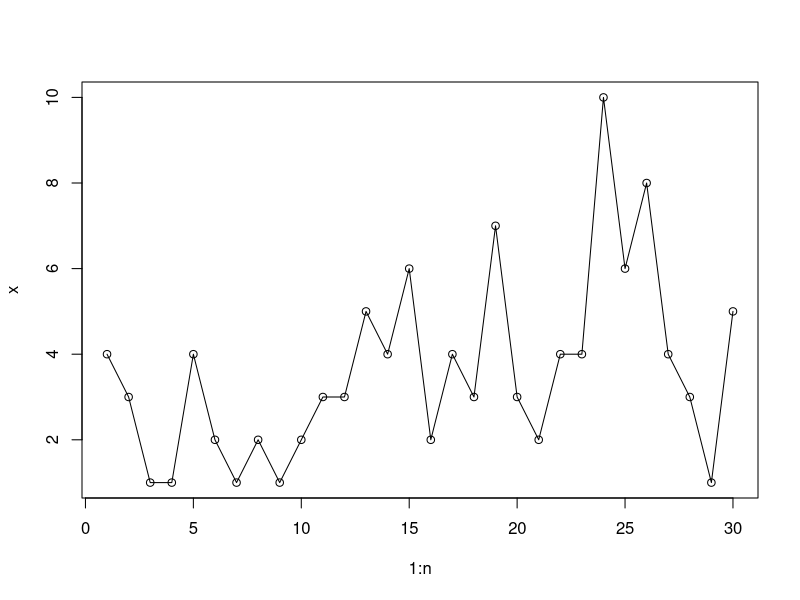
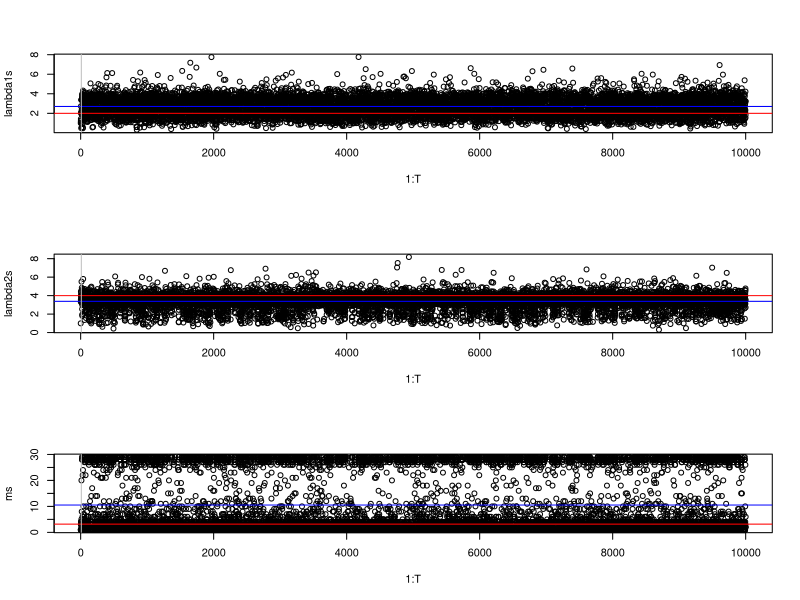
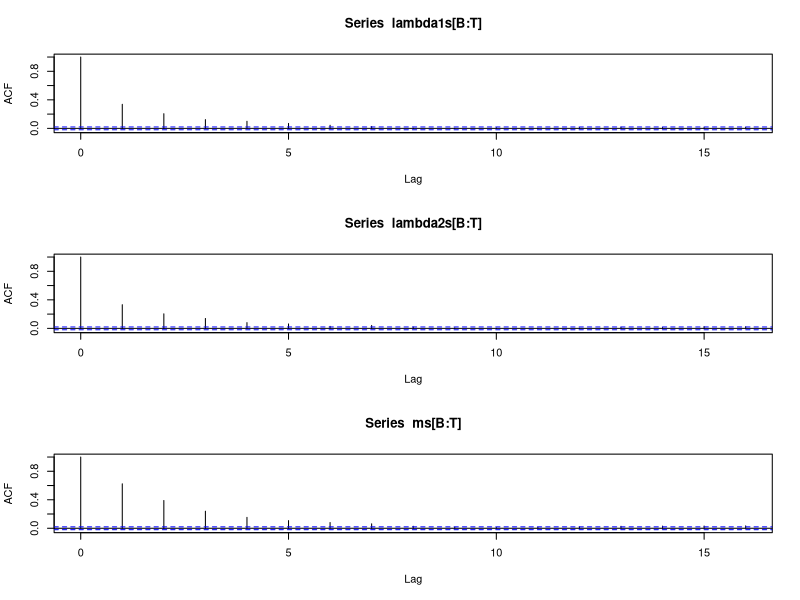
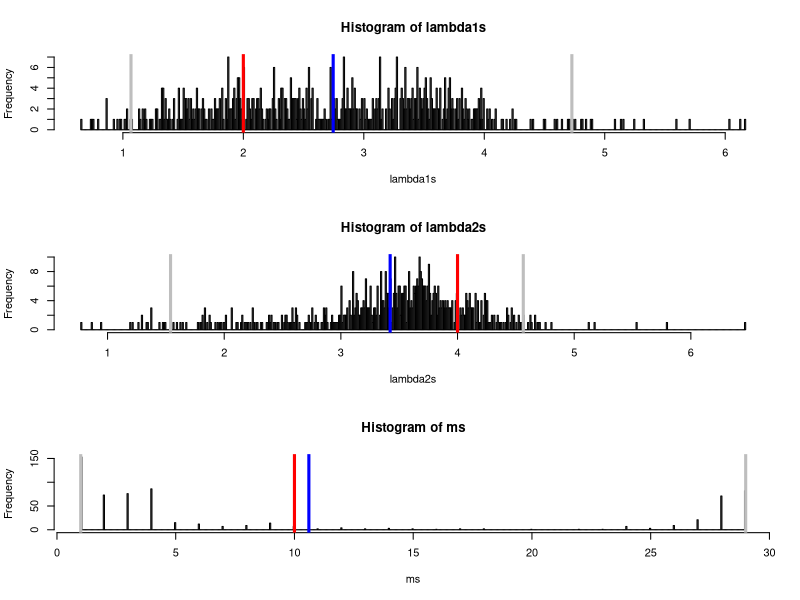

The R source for these figures, in order:
n = 30

true_lambda_1 = 2
true_lambda_2 = 4
true_m = 10


x = rpois(true_m, true_lambda_1)
x = c(x, rpois(n - true_m, true_lambda_2))

plot(1 : n, x, type = "o")

## hyperparams
alpha = 1
beta = 1

#chains
T = 10000
lambda1s = array(NA, T)
lambda2s = array(NA, T)
ms = array(NA, T)
#start positions
lambda1s[1] = 1
lambda2s[1] = 1
ms[1] = 1

for (t in 2 : T){
	m = ms[t - 1]
	lambda1 = rgamma(1, alpha + sum(x[1 : m]), m + beta)
	lambda2 = rgamma(1, alpha + sum(x[(m + 1) : n]), n - m + beta)
	
	#now we need to calculate all the m dist
	ln_p_m = function(m){
		if (m == 0){			
			sum(x[1 : n]) * log(lambda2) - sum(lgamma(x + 1))
		} else if (m == 30){
			(lambda2 - lambda1) * log(m) + sum(x[1 : m]) * log(lambda1) - sum(lgamma(x + 1))
		} else {
			(lambda2 - lambda1) * log(m) + sum(x[1 : m]) * log(lambda1) + sum(x[(m + 1) : n]) * log(lambda2)  - sum(lgamma(x + 1))
		}			
	}
	ln_m_dist = array(NA, n - 1)
	for (m in 1 : (n - 1)){
		ln_m_dist[m] = ln_p_m(m)
	}
	ln_m_dist	
	ln_m_dist = ln_m_dist - max(ln_m_dist)
	m_dist = exp(ln_m_dist) / sum(exp(ln_m_dist))
	
	
	lambda1s[t] = lambda1
	lambda2s[t] = lambda2
	ms[t] = sample(1 : (n - 1), 1, prob = m_dist)
}



###assess convergence
B = 10
par(mfrow = c(3, 1))

plot(1 : T, lambda1s)
abline(h = mean(lambda1s[B : T]), col = "blue")
abline(h = true_lambda_1, col = "red")
abline(v = B, col = "grey")

plot(1 : T, lambda2s)
abline(h = mean(lambda2s[B : T]), col = "blue")
abline(h = true_lambda_2, col = "red")
abline(v = B, col = "grey")

plot(1 : T, ms)
abline(h = mean(ms[B : T]), col = "blue")
abline(h = sqrt(true_m), col = "red")
abline(v = B, col = "grey")

##assess autocorrelation

par(mfrow = c(3, 1))

acf(lambda1s[B : T], xlim = c(0, 16))
acf(lambda2s[B : T], xlim = c(0, 16))
acf(ms[B : T], xlim = c(0, 16))


#burn and thin
lambda1s = lambda1s[B : T]
lambda1s = lambda1s[seq(1, T - B, by = 15)]
lambda2s = lambda2s[B : T]
lambda2s = lambda2s[seq(1, T - B, by = 15)]
ms = ms[B : T]
ms = ms[seq(1, T - B, by = 15)]


#look at posteriors with post-exp at 95% CI
par(mfrow = c(3, 1))


hist(lambda1s, br = 500)
abline(v = mean(lambda1s), col = "blue", lwd = 3)
abline(v = quantile(lambda1s, 0.025), col = "grey", lwd = 3)
abline(v = quantile(lambda1s, 0.975), col = "grey", lwd = 3)
abline(v = true_lambda_1, col = "red", lwd = 3)

hist(lambda2s, br = 500)
abline(v = mean(lambda2s), col = "blue", lwd = 3)
abline(v = quantile(lambda2s, 0.025), col = "grey", lwd = 3)
abline(v = quantile(lambda2s, 0.975), col = "grey", lwd = 3)
abline(v = true_lambda_2, col = "red", lwd = 3)

hist(ms, br = 500)
abline(v = mean(ms), col = "blue", lwd = 3)
abline(v = quantile(ms, 0.025), col = "grey", lwd = 3)
abline(v = quantile(ms, 0.975), col = "grey", lwd = 3)
abline(v = true_m, col = "red", lwd = 3)
